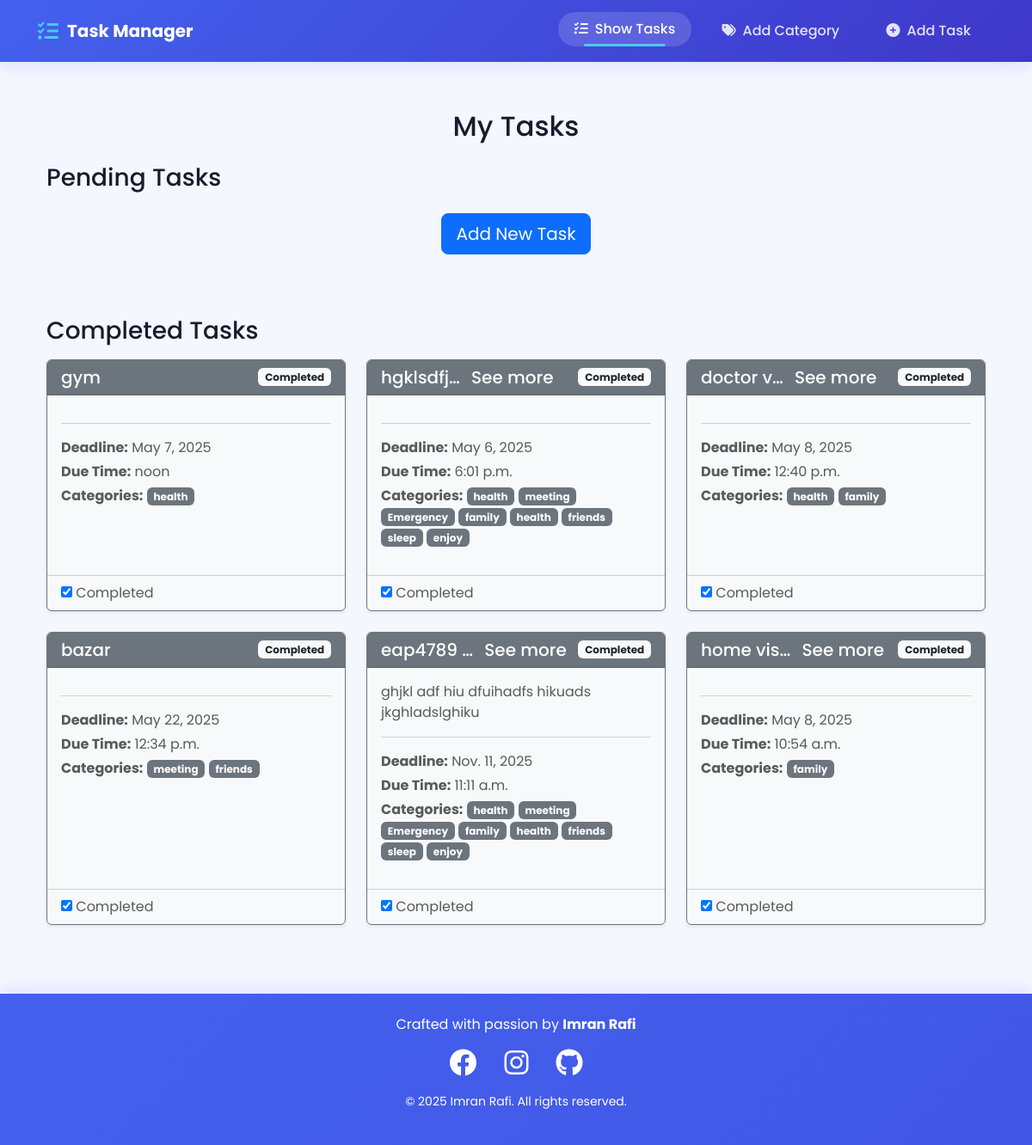
/, run on an earlier commit of the app's database.
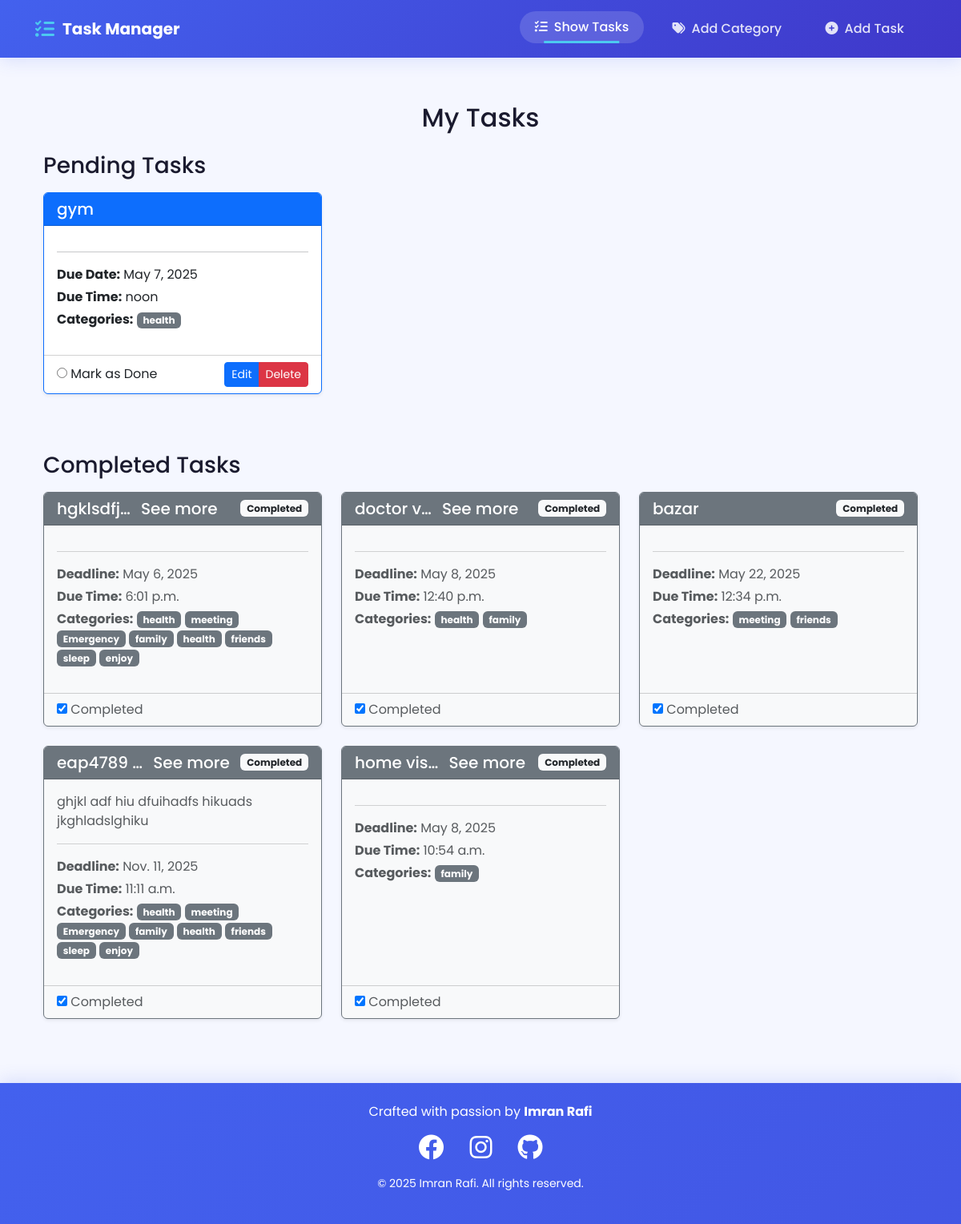
And on a later commit of the database.
### Add_task/models.py (models this page shows, shortened)
class Task(models.Model):
    title = models.CharField(max_length=100)
    details = models.TextField(blank=True)
    due_date = models.DateField()
    due_time = models.TimeField()
    is_completed = models.BooleanField(default=False)
    category = models.ManyToManyField(Category)

### Category/models.py (models this page shows, shortened)
class Category(models.Model):
    name = models.CharField(max_length=100)

### Task_manager/views.py (the view)
# urls.py: 2. Add a URL to urlpatterns:  path('', views.home, name='home')
def home(request):
    tasks = Task.objects.all()
    all_tasks_completed = tasks.exists() and all(task.is_completed for task in tasks)
    none_completed = tasks.exists() and all(not task.is_completed for task in tasks)
    return render(request, 'home.html', {
        'tasks': tasks,
        'all_tasks_completed': all_tasks_completed,
        'none_completed': none_completed,  # This will be True if all tasks are incomplete
    })

### templates/home.html (shortened to what the changed rows need)
{% extends 'base.html' %}
{% block content %}
<div class="container">
    <h2 class="text-center mb-4">My Tasks</h2>
    {% if all_tasks_completed %}
    <div class="text-center my-4">
        <a href="{% url 'add_task' %}" class="btn btn-primary btn-lg">
            Add New Task
        </a>
    </div>
    {% endif %}
    <div class="row">
        {% for task in tasks %}
            {% if not task.is_completed %}
            <div class="col-md-4 mb-4">
                <div class="card h-100 shadow-sm border-primary">
                    <div class="card-header bg-primary text-white d-flex justify-content-between align-items-center">
                        <h5 class="card-title mb-0">
                            {{ task.title|truncatechars:20 }}
                        </h5>
                    </div>
                    <div class="card-body">
                        <hr>
                        <div class="mb-3">
                            <p class="mb-1"><strong>Due Date:</strong> {{ task.due_date }}</p>
                            <p class="mb-1"><strong>Due Time:</strong> {{ task.due_time }}</p>
                            {% if task.category.all %}
                            <p class="mb-1"><strong>Categories:</strong>
                                {% for cat in task.category.all %}
                                <span class="badge bg-secondary">{{ cat.name }}</span>
                                {% endfor %}
                            </p>
                            {% endif %}
                        </div>
                    </div>
                    <div class="card-footer bg-transparent">
                        <div class="d-flex justify-content-between align-items-center">
                            <form method="post" action="{% url 'complete_task' task.id %}">
                                <input type="radio" name="status" onchange="this.form.submit()">
                                <label>Mark as Done</label>
                            </form>
                            <div class="btn-group" role="group">
                                <a href="{% url 'edit_task' task.id %}" class="btn btn-primary btn-sm">
                                    Edit
                                </a>
                                <a href="{% url 'delete_task' task.id %}" class="btn btn-danger btn-sm">
                                    Delete
                                </a>
                            </div>
                        </div>
                    </div>
                </div>
            </div>
            {% endif %}
        {% endfor %}
    </div>
    <div class="row">
        {% for task in tasks %}
            {% if task.is_completed %}
            <div class="col-md-4 mb-4">
                <div class="card h-100 shadow-sm border-secondary bg-light text-muted">
                    <div class="card-header bg-secondary text-white d-flex justify-content-between align-items-center">
                        <h5 class="card-title mb-0">
                            {{ task.title|truncatechars:9 }}
                            {% if task.title|length > 9 %}
                                <a href="{% url 'task_details' task.id %}" class="text-white ms-2" style="text-decoration: none;">
                                    See more
                                </a>
                            {% endif %}
                        </h5>
                        <span class="badge bg-light text-dark">Completed</span>
                    </div>
                    <div class="card-body">
                        <p class="card-text">
                            {% with desc=task.details|striptags %}
                                {{ desc|truncatechars:50 }}
                            {% endwith %}
                        </p>
                        <hr>
                        <div class="mb-3">
                            <p class="mb-1"><strong>Deadline:</strong> {{ task.due_date }}</p>
                            <p class="mb-1"><strong>Due Time:</strong> {{ task.due_time }}</p>
                            {% if task.category.all %}
                            <p class="mb-1"><strong>Categories:</strong>
                                {% for cat in task.category.all %}
                                <span class="badge bg-secondary">{{ cat.name }}</span>
                                {% endfor %}
                            </p>
                            {% endif %}
                        </div>
                    </div>
                    <div class="card-footer bg-transparent">
                        <form method="post" action="{% url 'complete_task' task.id %}">
                            <input type="checkbox" name="status" onchange="this.form.submit()" checked>
                            <label>Completed</label>
                        </form>
                    </div>
                </div>
            </div>
            {% endif %}
        {% endfor %}
            </div>
        </div>
{% endblock %}

What changed in the data, as far as the page shows it:
changed Task "gym": gains Category (name "health"); loses Category (name "health"); moves from the list under "Completed Tasks" to the list under "Pending Tasks"
Also different on the page:
text no longer shown: "Add New Task"
